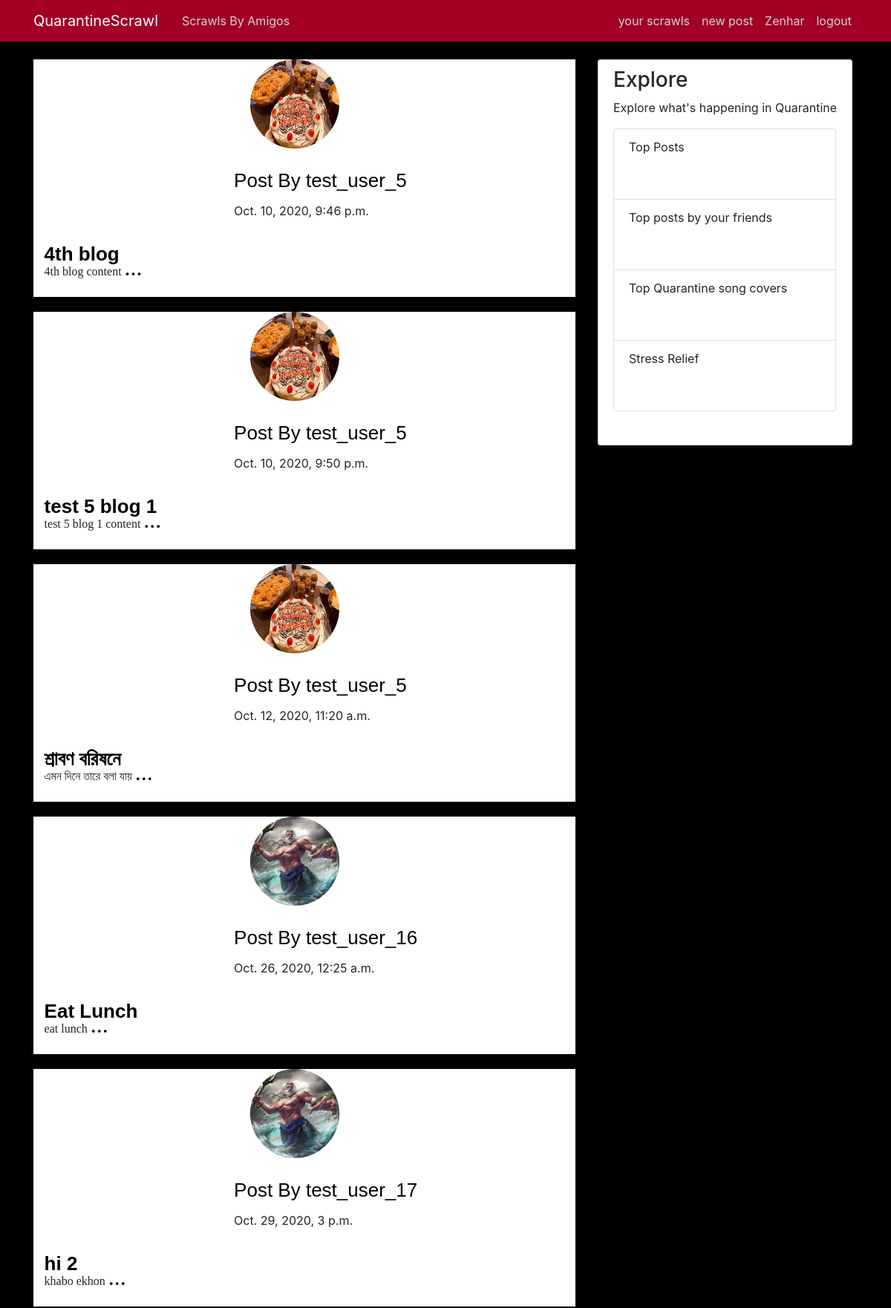
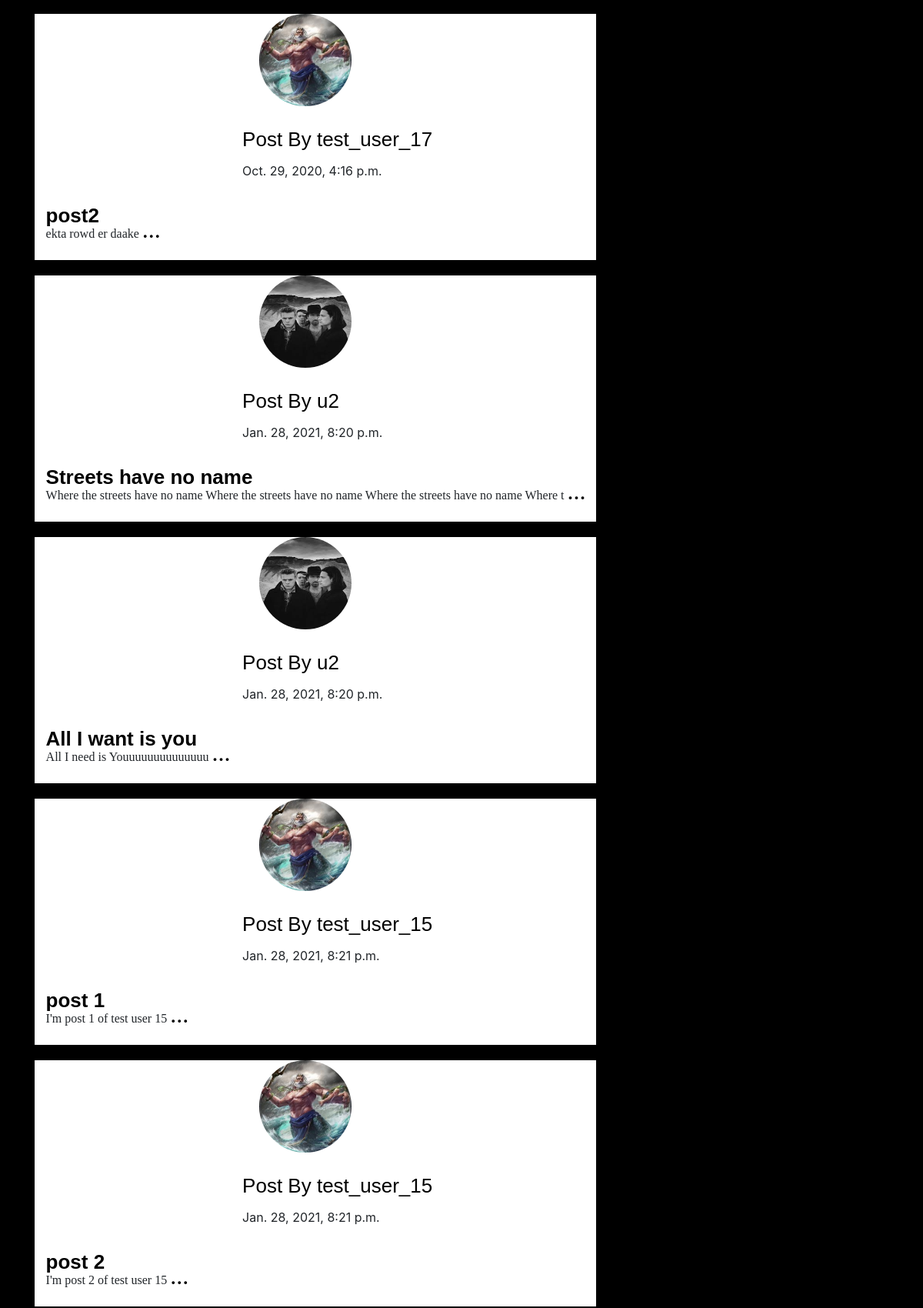
The app's page / (signed in, upper part) with its own data (2 pictures, top to bottom).
### blog/models.py (models this page shows, shortened)
class Post(models.Model):
    title = models.CharField(max_length=100)
    content = models.TextField()
    date = models.DateTimeField(default=timezone.now)
    author = models.ForeignKey(User, on_delete=models.CASCADE)
    liked = models.ManyToManyField(
        User, related_name="unliked", default=None, blank=True
    )
    commented = models.ManyToManyField(
        User, related_name="uncommented", default=None, blank=True
    )

### users/models.py (models this page shows, shortened)
class Profile(models.Model):
    user = models.OneToOneField(User, on_delete=models.CASCADE)
    image = models.ImageField(default="poseidon.jpg", upload_to="profile_pics")
    follow = models.ManyToManyField(User, related_name="followers", blank=True)
    follower = models.ManyToManyField(User, related_name="follows", blank=True)

### blog/views.py (the view)
# urls.py: path("", HomePostListView.as_view(), name="home"),
class HomePostListView(LoginRequiredMixin, ListView):
    model = Post
    template_name = "blog/temp.html"
    ordering = ["-date"]
    paginate_by = 8
    def get_context_data(self, **kwargs):
        context = super(ListView, self).get_context_data(**kwargs)
        loggedInUser = Profile.objects.get(user=self.request.user)
        context["all_posts"] = Post.objects.exclude(author=loggedInUser.user)
        return context

### blog/templates/blog/temp.html (shortened to what this page needs)
{% extends "blog/base.html" %}
{% load static %}
{% block bootstrapClass %}
<link rel="stylesheet" type="text/css" href="{% static 'blog/blog-css/home.css' %}">
 {% endblock %}
{% block content %}
<div class="row">
  <div class="col-8">
  {% for post in all_posts %}
  <div class="home-post-main-wrap">
    <div id="home-carousel" class="carousel home-carousel slide" data-ride="carousel">
      <div class="carousel-inner home-carousel-inner">
        <div class="carousel-item home-carousel-item active">
            <div class="home-image-wrap">
                <img  src="{{post.author.profile.image.url}}" alt="img">
            </div>
            <div class="post-author">
             <p> Post By <a class="post-author-link" href="{% url 'user-posts' post.author.username  %}"> {{post.author}}</a></p>
            </div>
            <div class="post-date">
              <p >{{post.date}}</p>
            </div>
            <div class="post-title">
              <p><a style="color: black;" href="{% url 'post-detail' post.id %}">{{post.title}}</a></p>
            </div>
            <div class="post-content">
              <p>{{post.content|slice:"0:100"}} <a class="post-content-link" href="{% url 'post-detail' post.id %}"> ...</a></p>
            </div>
        </div>
      </div>
    </div>
  </div>
  {% endfor %}
  </div>
  <div class="col-md-4">
    <div class="content-section">
      <h3>Explore </h3>
      <p class=''>Explore what's happening in Quarantine
        <ul class="list-group explore">
          <li class="list-group-item  ">Top Posts</li>
          <li class="list-group-item  ">Top posts by your friends</li>
          <li class="list-group-item  ">Top Quarantine song covers</li>
          <li class="list-group-item  ">Stress Relief</li>
        </ul>
      </p>
    </div>
  </div>
</div>
{% endblock content %}

### blog/templates/blog/base.html (shortened to what this page needs)
{% load static %}
<!DOCTYPE html>
<html>
<head>
    <link rel="stylesheet" href="https://maxcdn.bootstrapcdn.com/bootstrap/4.0.0/css/bootstrap.min.css">
    <link rel="stylesheet" type="text/css" href="{% static 'blog/blog-css/main.css' %}">
    <link rel="stylesheet" type="text/css" href="{% static 'users/profile.css' %}">
    {% block bootstrapClass %}  {% endblock %}
</head>
<body>
    <header class="site-header">
      <nav class="navbar navbar-expand-md navbar-dark navbar-bg-steel fixed-top">
        <div class="container">
          <a class="navbar-brand mr-4" href="{% url 'home' %}">QuarantineScrawl</a>
          <div class="collapse navbar-collapse" id="navbarToggle">
            <div class="navbar-nav mr-auto">
              <a class="nav-item nav-link" href="{% url 'amigos-home' %}">Scrawls By Amigos</a>
            </div>
            <div class="navbar-nav">
              {% if user.is_authenticated %}
              <a class="nav-item nav-link" href="{% url 'user-posts' user.username  %}"> your scrawls</a>
              <a class="nav-item nav-link" href="{% url 'post-create' %}"> new post</a>
              <a class="nav-item nav-link" href="{% url 'profile' %}">{{user.username}}</a>
              <a class="nav-item nav-link" href="{% url 'logout' %}">logout</a>
              {% else %}
              <a class="nav-item nav-link" href="{% url 'login' %}">Login</a>
              <a class="nav-item nav-link" href="{% url 'register' %}">Register</a>
              {% endif %}
            </div>
          </div>
        </div>
      </nav>
    </header>
    <main role="main" class="container">
          {% block content %}{% endblock %}
    </main>
</body>
</html>

### blog/static/blog/blog-css/main.css (style rules this page uses)
body { background-color: black; margin-top: 5rem; }
ul { margin: 0; }
.navbar-bg-steel { background-color: #a20025; }
.site-header .navbar-nav .nav-link { color: #cbd5db; font-weight: 400; }
.content-section { background: #ffffff; padding: 10px 20px; border: 1px solid #dddddd; border-radius: 3px; margin-bottom: 20px; }

### blog/static/blog/blog-css/home.css (style rules this page uses)
body { background-color: black; }
.home-post-main-wrap { height: 40vh; margin-bottom: 20px; background-color: white; }
.home-carousel { height: 100%; margin-bottom: 10px; }
.home-carousel-inner { height: 100%; }
.home-carousel-item { background-color: white; height: 100%; }
.home-image-wrap { height: 10%; margin-bottom: 5%; }
.home-image-wrap > img { height: 120px; width: 120px; position: absolute; left: 40%; border-radius: 100px; }
.post-author { position: absolute; left: 37%; top: 45%; font-size: 26px; font-family: "Franklin Gothic Medium", "Arial Narrow", Arial, sans-serif; color: black; }
.post-author-link { color: black; transition: all 0.2s ease-in-out; display: inline-block; }
.post-date { position: absolute; left: 37%; top: 60%; }
.post-title { position: absolute; left: 2%; bottom: 7%; font-size: 26px; font-weight: bold; font-family: "Franklin Gothic Medium", "Arial Narrow", Arial, sans-serif; }
.post-content { position: absolute; left: 2%; top: 80%; font-family: "Times New Roman", Times, serif; }
.post-content-link { font-size: 32px; color: black; }
.content-section { position: fixed; }
.explore { height: 400px; width: 300px; }
.explore li { height: 6em; }

### records on screen
Post: author.profile.image (picture), author "test_user_5", date "Oct. 10, 2020, 9:46 p.m.", title "4th blog", content "4th blog content"
Post: author.profile.image (picture), author "test_user_5", date "Oct. 10, 2020, 9:50 p.m.", title "test 5 blog 1", content "test 5 blog 1 content"
Post: author.profile.image (picture), author "test_user_5", date "Oct. 12, 2020, 11:20 a.m.", title "শ্রাবণ বরিষনে", content "এমন দিনে তারে বলা যায়"
Post: author.profile.image (picture), author "test_user_16", date "Oct. 26, 2020, 12:25 a.m.", title "Eat Lunch", content "eat lunch"
Post: author.profile.image (picture), author "test_user_17", date "Oct. 29, 2020, 3 p.m.", title "hi 2", content "khabo ekhon"
Post: author.profile.image (picture), author "test_user_17", date "Oct. 29, 2020, 4:16 p.m.", title "post2", content "ekta rowd er daake"
Post: author.profile.image (picture), author "u2", date "Jan. 28, 2021, 8:20 p.m.", title "Streets have no name", content "Where the streets have no name Where the streets have no name Where the streets have no name Where t"
Post: author.profile.image (picture), author "u2", date "Jan. 28, 2021, 8:20 p.m.", title "All I want is you", content "All I need is Youuuuuuuuuuuuuu"
Post: author.profile.image (picture), author "test_user_15", date "Jan. 28, 2021, 8:21 p.m.", title "post 1", content "I'm post 1 of test user 15"
Post: author.profile.image (picture), author "test_user_15", date "Jan. 28, 2021, 8:21 p.m.", title "post 2", content "I'm post 2 of test user 15"

### other values on screen
{{ user.username }} "Zenhar"
